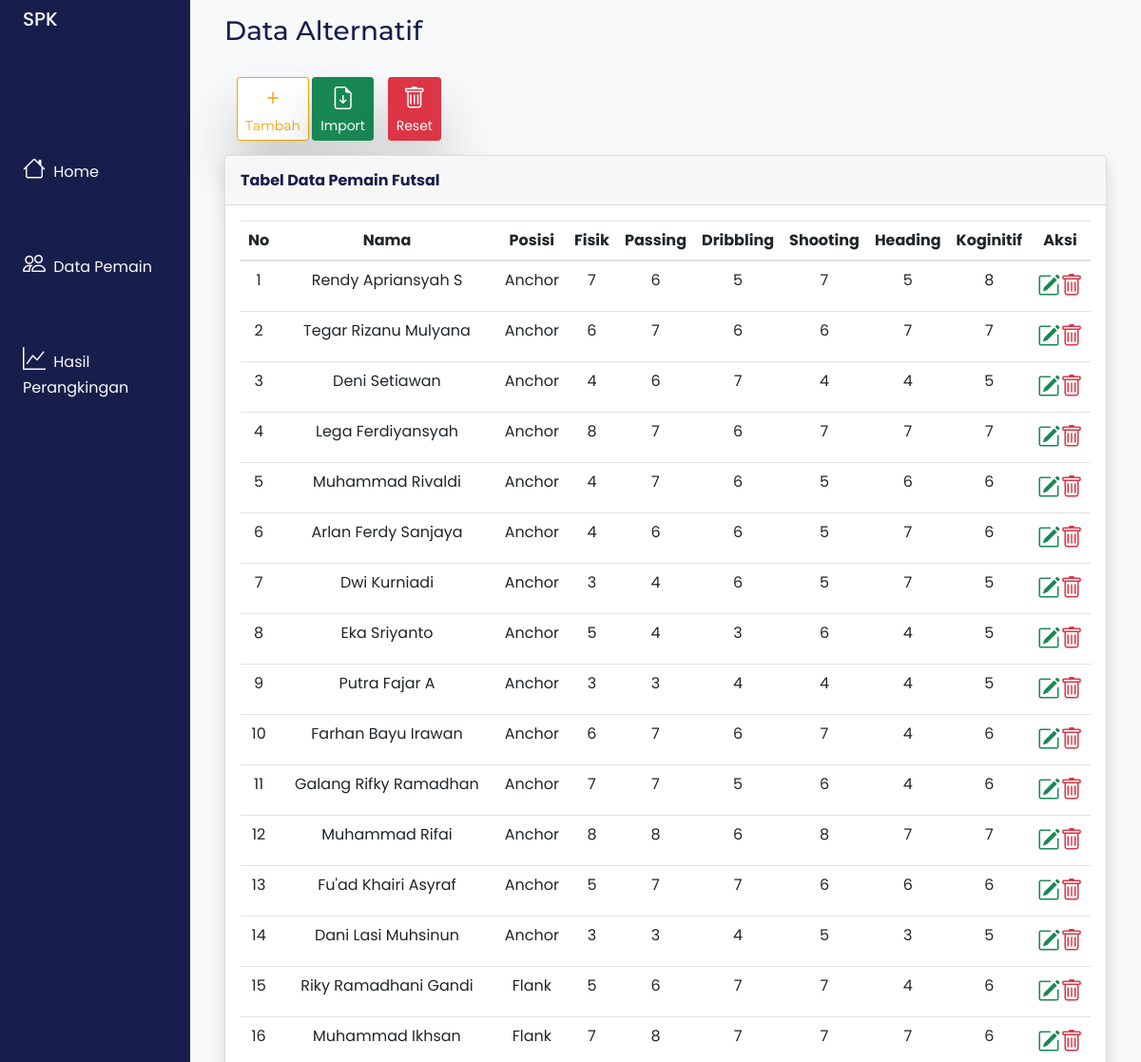
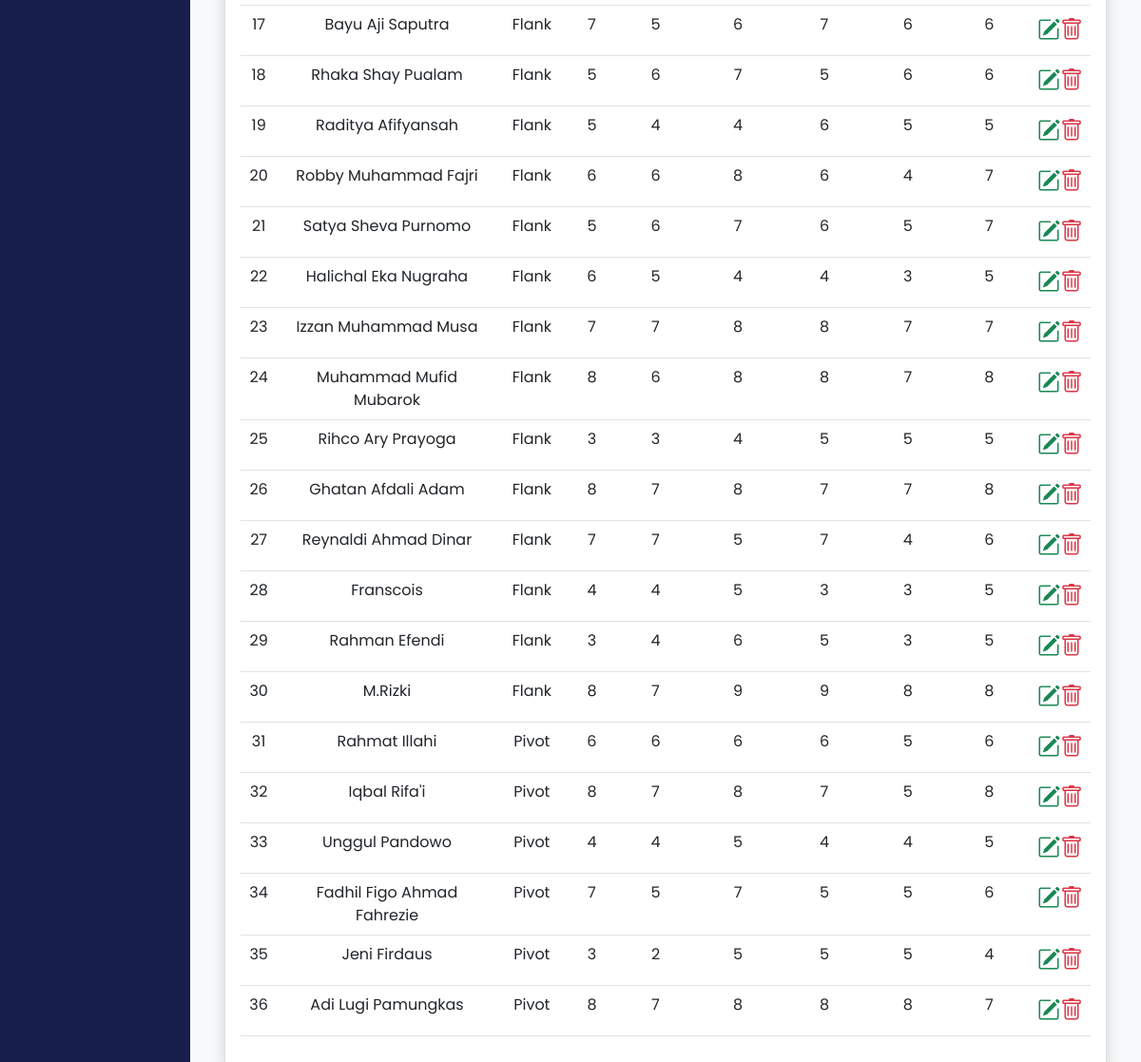
/index.php/data, run on the app's committed database (2 pictures, top to bottom).
### tables this page shows
CREATE TABLE `pemain` (
  `id` int(255) NOT NULL,
  `nama` varchar(255) NOT NULL,
  `posisi` varchar(155) NOT NULL,
  `fisik` varchar(155) NOT NULL,
  `passing` varchar(155) NOT NULL,
  `dribbling` varchar(155) NOT NULL,
  `shooting` varchar(155) NOT NULL,
  `heading` varchar(155) NOT NULL,
  `kognitif` varchar(155) NOT NULL,
  `preferensi` varchar(255) NOT NULL
);

### application/controllers/Data.php (called while the page is built, shortened)
<?php
class Data extends CI_Controller
{
    public function index()
    {
        $x['data'] = $this->m_pemain->getAll();
        $this->load->view('Dashboard/v_data', $x);
    }
}

### index.php (called while the page is built, shortened)
<?php
require_once BASEPATH.'core/CodeIgniter.php';

### application/models/M_pemain.php (called while the page is built, shortened)
<?php
class M_pemain extends CI_Model
{
    function getAll()
    {
        $hsl = $this->db->query("SELECT * FROM pemain")->result_array();
        return $hsl;
    }
}

### application/views/Dashboard/v_data.php (the view, shortened to what this page needs)
<!DOCTYPE html>
<html lang="en">
<head>
    <link rel="stylesheet" href="https://cdn.jsdelivr.net/npm/bootstrap@4.6.1/dist/css/bootstrap.min.css">
    <link rel="stylesheet" href="<?= base_url();?>/assets/bootstrap-5/css/bootstrap.css" />
    <link rel="stylesheet" href="https://cdn.jsdelivr.net/npm/bootstrap-icons@1.8.2/font/bootstrap-icons.css">
    <link rel="stylesheet" href="<?= base_url();?>/assets/style.css" />
</head>
<body class="bg-dark">
    <div class="container-fluid bg-light">
        <div class="row flex-nowrap">
            <div class="col py-3">
                <div class="container-fluid">
                    <div class="d-sm-flex align-items-center justify-content-between mb-4">
                        <h1 class="h3 mb-0 text-gray-800">Data Alternatif</h1>
                    </div>
                <div class="row font-kecil">
                    <div class="col-xl-1 col-md-2 mb-2">
                            <div class="btn d-flex">
                                <a data-toggle="modal" data-target="#tambah"
                                 type="a" class="btn btn-outline-primary btn-sm"><i
                                            class="fs-4 bi-plus"></i>Tambah</a>
                            </div>
                    </div>
                    <div class="col-xl-1 col-md-2 mb-2">
                            <div class="btn d-flex">
                                <a href="<?= site_url('Data/form')?>" type="a" class="btn btn-success btn-sm"><i
                                            class="fs-4 bi-file-earmark-arrow-down"></i>Import</a>
                            </div>
                    </div>
                    <div class="col-xl-1 col-md-2 mb-2">
                            <div class="btn d-flex">
                                <a href="<?= site_url('Data/DeleteAll')?>" type="a" class="btn btn-danger btn-sm bg-danger"><i
                                            class="fs-4 bi-trash"></i>Reset</a>
                            </div>
                    </div>
                </div>
                    <div class="row">
                        <div class="col-xl-12 col-lg-12">
                            <div class="card shadow mb-4">
                                <div
                                    class="card-header py-3 d-flex flex-row align-items-center justify-content-between">
                                    <h6 class="m-0 font-weight-bold text-primary">Tabel Data Pemain Futsal</h6>
                                </div>
                                <div class="card-body">
                                     <div class="d-flex">
                                        <table class="table text-center">
                                            <thead>
                                                <tr>
                                                    <th scope="col">No</th>
                                                    <th scope="col">Nama</th>
                                                    <th scope="col">Posisi</th>
                                                    <th scope="col">Fisik</th>
                                                    <th scope="col">Passing</th>
                                                    <th scope="col">Dribbling</th>
                                                    <th scope="col">Shooting</th>
                                                    <th scope="col">Heading</th>
                                                    <th scope="col">Koginitif</th>
                                                    <th scope="col">Aksi</th>
                                                </tr>
                                            </thead>
                                            <tbody>
                                                <?php $i = 0 ?>
                                                <?php foreach ($data as $d) : ?>
                                                <?php $i++; ?>
                                                <tr>
                                                    <td><?= $i; ?></td>
                                                    <td><?= $d["nama"]; ?></td>
                                                    <td><?= $d["posisi"]; ?></td>
                                                    <td><?= $d["fisik"]; ?></td>
                                                    <td><?= $d["passing"]; ?></td>
                                                    <td><?= $d["dribbling"]; ?></td>
                                                    <td><?= $d["shooting"]; ?></td>
                                                    <td><?= $d["heading"]; ?></td>
                                                    <td><?= $d["kognitif"]; ?></td>
                                                    <td>
                                                        <div class="d-flex justify-content-around">
                                                            <a class="text-success d-block m-auto d-flex editmodal" data-toggle="modal" id="editbtn" data-id="<?= $d['id']; ?>" data-nama="<?= $d['nama']; ?>" data-posisi="<?= $d['posisi']; ?>" data-fisik="<?= $d['fisik']; ?>" data-passing="<?= $d['passing']; ?>" data-dribbling="<?= $d['dribbling']; ?>" data-shooting="<?= $d['shooting']; ?>" data-heading="<?= $d['heading']; ?>" data-kognitif="<?= $d['kognitif']; ?>"><i
                                                                    class="fs-4 bi-pencil-square"></i>
                                                            </a>
                                                            <a href="<?php echo site_url() . 'Data/delete' ?>?id=<?= $d['id']; ?>" type="button" class="text-danger d-block m-auto d-flex"><i
                                                                    class="fs-4 bi-trash"></i>
                                                            </a>
                                                        </div>
                                                    </td>
                                                </tr>
                                                <?php endforeach; ?>
                                            </tbody>
                                        </table>
                                    </div>
                                </div>
                            </div>
                        </div>
                    </div>
                </div>
            </div>
        </div>
    </div>
</body>
</html>

### assets/style.css (style rules this page uses)
* { font-family: Poppins; }
body { height: 100vh; margin: 0; display: flex; flex-direction: column; }
.font-kecil { font-weight: 9px !important; }
.btn .btn { box-shadow: 0px 36px 63px -7px rgba(0, 0, 0, 0.32); -webkit-box-shadow: 0px 36px 63px -7px rgba(0, 0, 0, 0.32); -moz-box-shadow: 0px 36px 63px -7px rgba(0, 0, 0, 0.32); }
.btn-outline-primary, .btn-primary:hover { font-family: Montserrat; color: #f1a501; background-color: #fff; border-color: #f1a501; }
h1 { font-family: Montserrat; font-weight: bold; color: #181e4b; }
a { text-decoration: none; }
.text-primary { color: #181e4b !important; }

### data on the page
pemain: nama "Rendy Apriansyah S", posisi "Anchor", fisik "7", passing "6", dribbling "5", shooting "7", heading "5", kognitif "8"
pemain: nama "Tegar Rizanu Mulyana", posisi "Anchor", fisik "6", passing "7", dribbling "6", shooting "6", heading "7", kognitif "7"
pemain: nama "Deni Setiawan", posisi "Anchor", fisik "4", passing "6", dribbling "7", shooting "4", heading "4", kognitif "5"
pemain: nama "Lega Ferdiyansyah", posisi "Anchor", fisik "8", passing "7", dribbling "6", shooting "7", heading "7", kognitif "7"
pemain: nama "Muhammad Rivaldi", posisi "Anchor", fisik "4", passing "7", dribbling "6", shooting "5", heading "6", kognitif "6"
pemain: nama "Arlan Ferdy Sanjaya", posisi "Anchor", fisik "4", passing "6", dribbling "6", shooting "5", heading "7", kognitif "6"
pemain: nama "Dwi Kurniadi", posisi "Anchor", fisik "3", passing "4", dribbling "6", shooting "5", heading "7", kognitif "5"
pemain: nama "Eka Sriyanto", posisi "Anchor", fisik "5", passing "4", dribbling "3", shooting "6", heading "4", kognitif "5"
pemain: nama "Putra Fajar A", posisi "Anchor", fisik "3", passing "3", dribbling "4", shooting "4", heading "4", kognitif "5"
pemain: nama "Farhan Bayu Irawan", posisi "Anchor", fisik "6", passing "7", dribbling "6", shooting "7", heading "4", kognitif "6"
pemain: nama "Galang Rifky Ramadhan", posisi "Anchor", fisik "7", passing "7", dribbling "5", shooting "6", heading "4", kognitif "6"
pemain: nama "Muhammad Rifai", posisi "Anchor", fisik "8", passing "8", dribbling "6", shooting "8", heading "7", kognitif "7"
pemain: nama "Fu'ad Khairi Asyraf", posisi "Anchor", fisik "5", passing "7", dribbling "7", shooting "6", heading "6", kognitif "6"
pemain: nama "Dani Lasi Muhsinun", posisi "Anchor", fisik "3", passing "3", dribbling "4", shooting "5", heading "3", kognitif "5"
pemain: nama "Riky Ramadhani Gandi", posisi "Flank", fisik "5", passing "6", dribbling "7", shooting "7", heading "4", kognitif "6"
pemain: nama "Muhammad Ikhsan", posisi "Flank", fisik "7", passing "8", dribbling "7", shooting "7", heading "7", kognitif "6"
pemain: nama "Bayu Aji Saputra", posisi "Flank", fisik "7", passing "5", dribbling "6", shooting "7", heading "6", kognitif "6"
pemain: nama "Rhaka Shay Pualam", posisi "Flank", fisik "5", passing "6", dribbling "7", shooting "5", heading "6", kognitif "6"
pemain: nama "Raditya Afifyansah", posisi "Flank", fisik "5", passing "4", dribbling "4", shooting "6", heading "5", kognitif "5"
pemain: nama "Robby Muhammad Fajri", posisi "Flank", fisik "6", passing "6", dribbling "8", shooting "6", heading "4", kognitif "7"
pemain: nama "Satya Sheva Purnomo", posisi "Flank", fisik "5", passing "6", dribbling "7", shooting "6", heading "5", kognitif "7"
pemain: nama "Halichal Eka Nugraha", posisi "Flank", fisik "6", passing "5", dribbling "4", shooting "4", heading "3", kognitif "5"
pemain: nama "Izzan Muhammad Musa", posisi "Flank", fisik "7", passing "7", dribbling "8", shooting "8", heading "7", kognitif "7"
pemain: nama "Muhammad Mufid Mubarok", posisi "Flank", fisik "8", passing "6", dribbling "8", shooting "8", heading "7", kognitif "8"
pemain: nama "Rihco Ary Prayoga", posisi "Flank", fisik "3", passing "3", dribbling "4", shooting "5", heading "5", kognitif "5"
pemain: nama "Ghatan Afdali Adam", posisi "Flank", fisik "8", passing "7", dribbling "8", shooting "7", heading "7", kognitif "8"
pemain: nama "Reynaldi Ahmad Dinar", posisi "Flank", fisik "7", passing "7", dribbling "5", shooting "7", heading "4", kognitif "6"
pemain: nama "Franscois", posisi "Flank", fisik "4", passing "4", dribbling "5", shooting "3", heading "3", kognitif "5"
pemain: nama "Rahman Efendi", posisi "Flank", fisik "3", passing "4", dribbling "6", shooting "5", heading "3", kognitif "5"
pemain: nama "M.Rizki", posisi "Flank", fisik "8", passing "7", dribbling "9", shooting "9", heading "8", kognitif "8"
pemain: nama "Rahmat Illahi", posisi "Pivot", fisik "6", passing "6", dribbling "6", shooting "6", heading "5", kognitif "6"
pemain: nama "Iqbal Rifa'i", posisi "Pivot", fisik "8", passing "7", dribbling "8", shooting "7", heading "5", kognitif "8"
pemain: nama "Unggul Pandowo", posisi "Pivot", fisik "4", passing "4", dribbling "5", shooting "4", heading "4", kognitif "5"
pemain: nama "Fadhil Figo Ahmad Fahrezie", posisi "Pivot", fisik "7", passing "5", dribbling "7", shooting "5", heading "5", kognitif "6"
pemain: nama "Jeni Firdaus", posisi "Pivot", fisik "3", passing "2", dribbling "5", shooting "5", heading "5", kognitif "4"
pemain: nama "Adi Lugi Pamungkas", posisi "Pivot", fisik "8", passing "7", dribbling "8", shooting "8", heading "8", kognitif "7"
